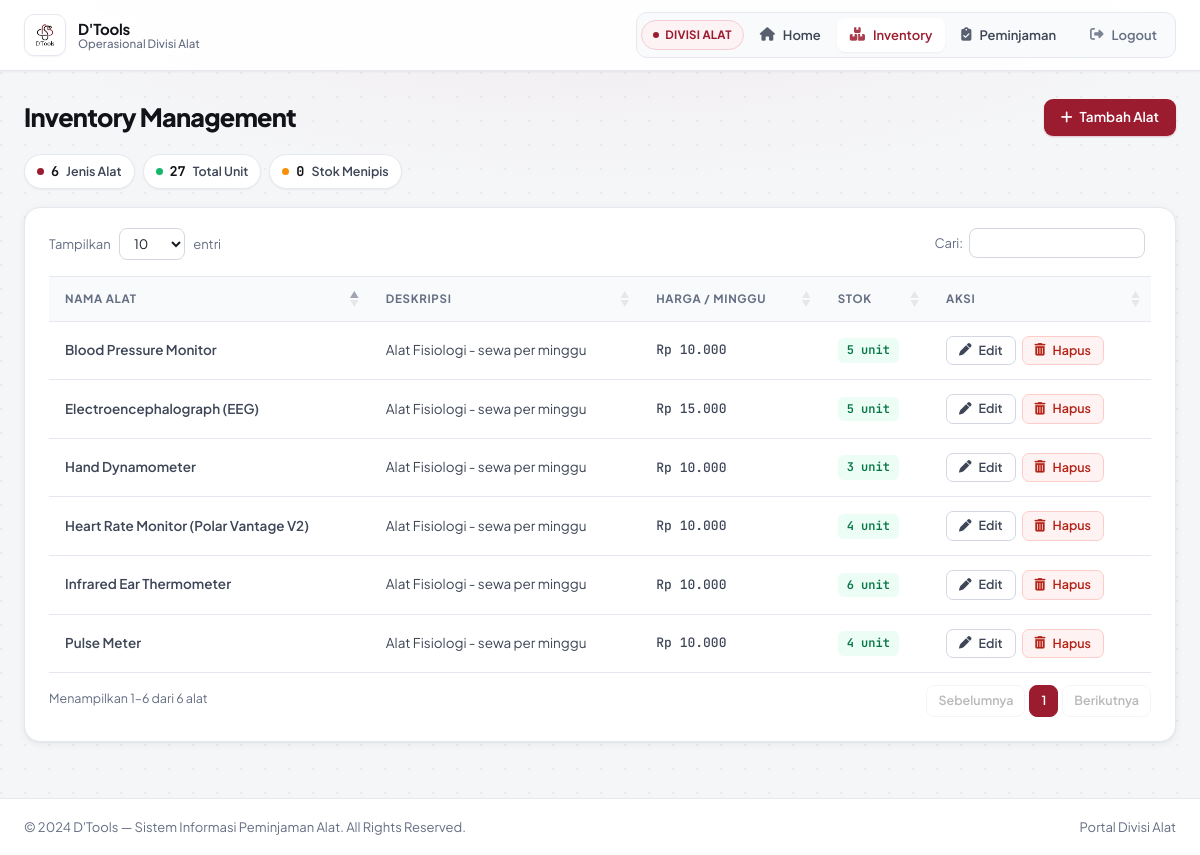
Page /inventory_management.php (signed in) on the committed database.
### tables this page shows
CREATE TABLE item (
    id INT AUTO_INCREMENT PRIMARY KEY,
    name VARCHAR(100) NOT NULL,
    description TEXT,
    price DECIMAL(10, 2) NOT NULL,
    stock INT NOT NULL,
    created_at TIMESTAMP DEFAULT CURRENT_TIMESTAMP
);

### inventory_management.php (the view, shortened to what this page needs)
<?php
$servername = "localhost";
$username = "root";
$password = "";
$dbname = "peminjaman_alat";
$conn = new mysqli($servername, $username, $password, $dbname);
$items_result = $conn->query("SELECT * FROM item ORDER BY id DESC");
$items = [];
$total_units = 0;
$low_stock_count = 0;
if ($items_result) {
  while ($row = $items_result->fetch_assoc()) {
    $items[] = $row;
    $qty = (int)($row['stock'] ?? 0);
    $total_units += $qty;
  }
}
?>
<!DOCTYPE html>
<html lang="id">
<head>
  <link href="https://cdnjs.cloudflare.com/ajax/libs/font-awesome/6.4.0/css/all.min.css" rel="stylesheet">
  <link href="https://cdn.datatables.net/1.13.6/css/jquery.dataTables.min.css" rel="stylesheet">
  <link rel="stylesheet" href="assets/css/theme.css">
</head>
<body class="app-body has-bottom-nav">
  <header class="app-header">
    <div class="app-header-inner">
      <a href="divisi_dashboard.php" class="brand-lockup">
        <span class="brand-logo-wrap">
          <img src="logo.png" alt="Logo D'Tools">
        </span>
        <span class="brand-text">
          <span class="brand-title">D'Tools</span>
          <span class="brand-subtitle">Operasional Divisi Alat</span>
        </span>
      </a>
      <nav class="app-nav" id="navbar" aria-label="Navigasi Divisi Alat">
        <span class="role-pill">Divisi Alat</span>
        <a href="divisi_dashboard.php"><i class="fas fa-house"></i> Home</a>
        <a href="inventory_management.php" class="active"><i class="fas fa-boxes-stacked"></i> Inventory</a>
        <a href="order-management.php"><i class="fas fa-clipboard-check"></i> Peminjaman</a>
        <a href="logout.php" class="nav-logout"><i class="fas fa-right-from-bracket"></i> Logout</a>
      </nav>
    </div>
  </header>
  <main class="app-main">
    <div class="page-header">
      <h1 class="page-title">Inventory Management</h1>
      <div class="page-actions">
        <button type="button" class="btn-brand" onclick="togglePopup('add')">
          <i class="fas fa-plus"></i> Tambah Alat
        </button>
      </div>
    </div>
    <div class="metric-strip" aria-label="Statistik Inventaris">
      <div class="metric-chip"><span class="dot crimson"></span><strong><?php echo count($items); ?></strong> Jenis Alat</div>
      <div class="metric-chip"><span class="dot emerald"></span><strong><?php echo $total_units; ?></strong> Total Unit</div>
      <div class="metric-chip"><span class="dot amber"></span><strong><?php echo $low_stock_count; ?></strong> Stok Menipis</div>
    </div>
    <section class="surface-card">
      <div class="surface-card-body">
        <div class="dt-table-wrap">
          <table id="itemTable" class="dt-table dt-mobile-list">
            <thead>
              <tr>
                <th>Nama Alat</th>
                <th>Deskripsi</th>
                <th>Harga / Minggu</th>
                <th>Stok</th>
                <th>Aksi</th>
              </tr>
            </thead>
            <tbody>
              <?php foreach ($items as $row) : ?>
                <?php
                $stock = (int)$row['stock'];
                $stockClass = $stock <= 0 ? 'empty' : ($stock <= 2 ? 'low' : '');
                ?>
                <tr>
                  <td class="cell-strong col-primary" data-label="Nama Alat"><?= htmlspecialchars($row['name']) ?></td>
                  <td data-label="Deskripsi"><?= htmlspecialchars($row['description']) ?></td>
                  <td class="cell-mono" data-label="Harga / Minggu">Rp <?= number_format((float)$row['price'], 0, ',', '.') ?></td>
                  <td data-label="Stok"><span class="stock-pill <?= $stockClass ?>"><?= $stock ?> unit</span></td>
                  <td class="col-actions" data-label="Aksi">
                    <div class="cell-actions">
                      <button type="button"
                        class="btn-outline-subtle btn-sm-action edit-item-btn"
                        data-id="<?= (int)$row['id'] ?>"
                        data-name="<?= htmlspecialchars($row['name'], ENT_QUOTES, 'UTF-8') ?>"
                        data-description="<?= htmlspecialchars($row['description'], ENT_QUOTES, 'UTF-8') ?>"
                        data-price="<?= htmlspecialchars($row['price'], ENT_QUOTES, 'UTF-8') ?>"
                        data-stock="<?= (int)$row['stock'] ?>">
                        <i class="fas fa-pen"></i> Edit
                      </button>
                      <form method="POST" style="display:inline;" onsubmit="return confirm('Hapus alat ini dari inventaris?');">
                        <button type="submit" class="btn-soft-danger btn-sm-action">
                          <i class="fas fa-trash-can"></i> Hapus
                        </button>
                      </form>
                    </div>
                  </td>
                </tr>
              <?php endforeach; ?>
            </tbody>
          </table>
        </div>
      </div>
    </section>
  </main>
  <footer class="app-footer">
    <div class="app-footer-inner">
      <p>&copy; 2024 D'Tools — Sistem Informasi Peminjaman Alat. All Rights Reserved.</p>
      <p>Portal Divisi Alat</p>
    </div>
  </footer>
</body>
</html>

### rows in the picture
item: name "Electroencephalograph (EEG)", description "Alat Fisiologi - sewa per minggu", price "15.000", stock "5"
item: name "Heart Rate Monitor (Polar Vantage V2)", description "Alat Fisiologi - sewa per minggu", price "10.000", stock "4"
item: name "Hand Dynamometer", description "Alat Fisiologi - sewa per minggu", price "10.000", stock "3"
item: name "Infrared Ear Thermometer", description "Alat Fisiologi - sewa per minggu", price "10.000", stock "6"
item: name "Blood Pressure Monitor", description "Alat Fisiologi - sewa per minggu", price "10.000", stock "5"
item: name "Pulse Meter", description "Alat Fisiologi - sewa per minggu", price "10.000", stock "4"

### other values in the picture
count($items) "6"
$total_units "27"
$low_stock_count "0"
